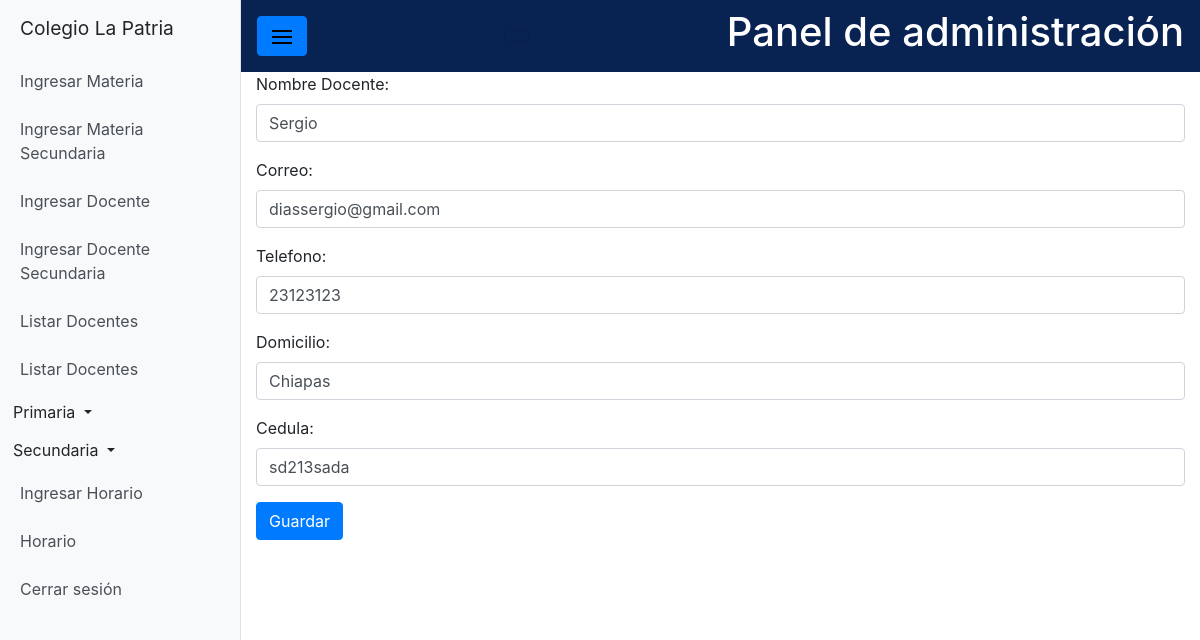
The page /colegiolapatria/administrador/editar-docente-secundaria/2 (signed in) on the database its author committed.
### sistema/models.py (models this page shows, shortened)
class DocenteSecundaria (models.Model):
    nombreDocente = models.CharField(max_length=100)
    apellido_paterno_docente = models.CharField(max_length = 20, null = True, blank=True)
    apellido_materno_docente = models.CharField(max_length = 20, null=True , blank = True)
    correo = models.CharField(max_length=45)
    telefono = models.IntegerField()
    domicilio = models.CharField(max_length=50)
    registro = models.CharField(max_length=15)
    class Meta:
        verbose_name="DocenteSecundaria"
        verbose_name_plural="DocentesSecundaria"

### sistema/views.py (the view)
# urls.py: path('administrador/editar-docente-secundaria/<int:pk>', DocenteSecundariaUpdate.as_view(), name='editar_docente_secundaria'),
class DocenteSecundariaUpdate(LoginRequiredMixin,UpdateView):
	model = DocenteSecundaria
	form_class = ingresarDocenteSecundaria
	template_name = 'panel_admin/editar_docente_secundaria.html'
	success_url = reverse_lazy("alumno:listar_docente_secundaria")

### sistema/forms.py
class ingresarDocenteSecundaria(forms.ModelForm):
    class Meta:
        model = DocenteSecundaria
        fields = [
        'nombreDocente',
        'correo',
        'telefono',
        'domicilio',
        'registro',
        ]
        labels ={
        'nombreDocente':'Nombre Docente',
        'correo':'Correo',
        'telefono':'Telefono',
        'domicilio': 'Domicilio',
        'registro':'Cedula',
        }
        widgets = {
        'nombreDocente': forms.TextInput(attrs={"class":'form-control'}),
        'correo': forms.TextInput(attrs={'class':'form-control'}),
        'telefono': forms.TextInput(attrs={'class':'form-control'}),
        'domicilio': forms.TextInput(attrs={'class':'form-control'}),
        'registro': forms.TextInput(attrs={'class':'form-control'}),
            }

### templates/panel_admin/editar_docente_secundaria.html (shortened to what this page needs)
{% extends 'baseadmin.html' %}
{% block content %}
        <form method="POST">
            {{ form.as_p }}
            <button type="submit" class="btn btn-primary">Guardar</button>
          </form>
          {%endblock%}

### static/css/css-manual/base.css (style rules this page uses)
body { overflow-x: hidden; }

### rows shown on the page
DocenteSecundaria: nombreDocente "Sergio", correo "diassergio@gmail.com", telefono "23123123", domicilio "Chiapas", registro "sd213sada"
